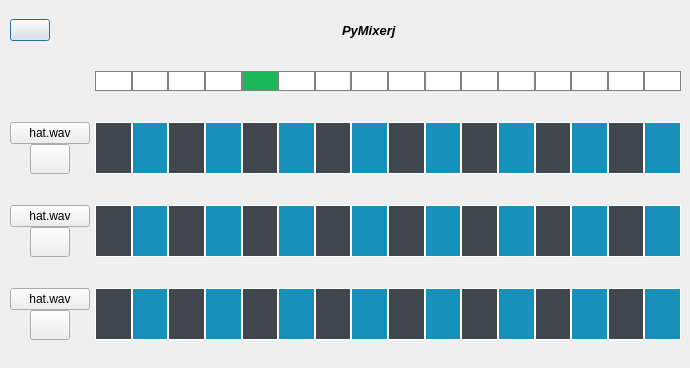
<?xml version="1.0" encoding="UTF-8"?>
<ui version="4.0">
 <class>Form</class>
 <widget class="QWidget" name="Form">
  <property name="geometry">
   <rect>
    <x>0</x>
    <y>0</y>
    <width>690</width>
    <height>368</height>
   </rect>
  </property>
  <property name="windowTitle">
   <string>Form</string>
  </property>
  <widget class="QWidget" name="">
   <property name="geometry">
    <rect>
     <x>10</x>
     <y>50</y>
     <width>671</width>
     <height>311</height>
    </rect>
   </property>
   <layout class="QGridLayout" name="gridLayout_4" rowstretch="1,4,4,4" columnstretch="1,12" rowminimumheight="1,4,4,4">
    <property name="horizontalSpacing">
     <number>5</number>
    </property>
    <property name="verticalSpacing">
     <number>10</number>
    </property>
    <item row="2" column="0">
     <layout class="QGridLayout" name="gridLayout_2">
      <item row="1" column="0">
       <spacer name="horizontalSpacer_3">
        <property name="orientation">
         <enum>Qt::Horizontal</enum>
        </property>
        <property name="sizeHint" stdset="0">
         <size>
          <width>18</width>
          <height>20</height>
         </size>
        </property>
       </spacer>
      </item>
      <item row="1" column="2">
       <spacer name="horizontalSpacer_4">
        <property name="orientation">
         <enum>Qt::Horizontal</enum>
        </property>
        <property name="sizeHint" stdset="0">
         <size>
          <width>18</width>
          <height>20</height>
         </size>
        </property>
       </spacer>
      </item>
      <item row="0" column="0" colspan="3">
       <widget class="QPushButton" name="fileSelector1">
        <property name="maximumSize">
         <size>
          <width>100</width>
          <height>16777215</height>
         </size>
        </property>
        <property name="toolTip">
         <string>&lt;html&gt;&lt;head/&gt;&lt;body&gt;&lt;p&gt;Set audio source&lt;/p&gt;&lt;/body&gt;&lt;/html&gt;</string>
        </property>
        <property name="text">
         <string>hat.wav</string>
        </property>
        <property name="icon">
         <iconset>
          <normaloff>images/add.svg</normaloff>images/add.svg</iconset>
        </property>
       </widget>
      </item>
      <item row="1" column="1">
       <widget class="QPushButton" name="soundButton1">
        <property name="enabled">
         <bool>true</bool>
        </property>
        <property name="minimumSize">
         <size>
          <width>30</width>
          <height>30</height>
         </size>
        </property>
        <property name="toolTip">
         <string>&lt;html&gt;&lt;head/&gt;&lt;body&gt;&lt;p&gt;Select file&lt;/p&gt;&lt;/body&gt;&lt;/html&gt;</string>
        </property>
        <property name="text">
         <string/>
        </property>
        <property name="icon">
         <iconset>
          <normaloff>images/unmute.svg</normaloff>
          <disabledoff>images/mute.svg</disabledoff>
          <disabledon>images/mute.svg</disabledon>images/unmute.svg</iconset>
        </property>
        <property name="iconSize">
         <size>
          <width>20</width>
          <height>20</height>
         </size>
        </property>
       </widget>
      </item>
     </layout>
    </item>
    <item row="3" column="0">
     <layout class="QGridLayout" name="gridLayout_3">
      <item row="1" column="2">
       <spacer name="horizontalSpacer_6">
        <property name="orientation">
         <enum>Qt::Horizontal</enum>
        </property>
        <property name="sizeHint" stdset="0">
         <size>
          <width>18</width>
          <height>20</height>
         </size>
        </property>
       </spacer>
      </item>
      <item row="1" column="0">
       <spacer name="horizontalSpacer_5">
        <property name="orientation">
         <enum>Qt::Horizontal</enum>
        </property>
        <property name="sizeHint" stdset="0">
         <size>
          <width>18</width>
          <height>20</height>
         </size>
        </property>
       </spacer>
      </item>
      <item row="0" column="0" colspan="3">
       <widget class="QPushButton" name="fileSelector2">
        <property name="maximumSize">
         <size>
          <width>100</width>
          <height>16777215</height>
         </size>
        </property>
        <property name="toolTip">
         <string>&lt;html&gt;&lt;head/&gt;&lt;body&gt;&lt;p&gt;Set audio source&lt;/p&gt;&lt;/body&gt;&lt;/html&gt;</string>
        </property>
        <property name="text">
         <string>hat.wav</string>
        </property>
        <property name="icon">
         <iconset>
          <normaloff>images/add.svg</normaloff>images/add.svg</iconset>
        </property>
       </widget>
      </item>
      <item row="1" column="1">
       <widget class="QPushButton" name="soundButton2">
        <property name="enabled">
         <bool>true</bool>
        </property>
        <property name="minimumSize">
         <size>
          <width>30</width>
          <height>30</height>
         </size>
        </property>
        <property name="toolTip">
         <string>&lt;html&gt;&lt;head/&gt;&lt;body&gt;&lt;p&gt;Select file&lt;/p&gt;&lt;/body&gt;&lt;/html&gt;</string>
        </property>
        <property name="text">
         <string/>
        </property>
        <property name="icon">
         <iconset>
          <normaloff>images/unmute.svg</normaloff>
          <disabledoff>images/mute.svg</disabledoff>
          <disabledon>images/mute.svg</disabledon>images/unmute.svg</iconset>
        </property>
        <property name="iconSize">
         <size>
          <width>20</width>
          <height>20</height>
         </size>
        </property>
       </widget>
      </item>
     </layout>
    </item>
    <item row="3" column="1">
     <layout class="QHBoxLayout" name="horizontalLayout_3">
      <item>
       <widget class="QLabel" name="cell_2_0">
        <property name="styleSheet">
         <string notr="true">background-color: #40464d;
border: 1px solid white;</string>
        </property>
        <property name="text">
         <string/>
        </property>
       </widget>
      </item>
      <item>
       <widget class="QLabel" name="cell_2_1">
        <property name="styleSheet">
         <string notr="true">background-color: #1790BB;
border: 1px solid white;</string>
        </property>
        <property name="text">
         <string/>
        </property>
       </widget>
      </item>
      <item>
       <widget class="QLabel" name="cell_2_2">
        <property name="styleSheet">
         <string notr="true">background-color: #40464d;
border: 1px solid white;</string>
        </property>
        <property name="text">
         <string/>
        </property>
       </widget>
      </item>
      <item>
       <widget class="QLabel" name="cell_2_3">
        <property name="styleSheet">
         <string notr="true">background-color: #1790BB;
border: 1px solid white;</string>
        </property>
        <property name="text">
         <string/>
        </property>
       </widget>
      </item>
      <item>
       <widget class="QLabel" name="cell_2_4">
        <property name="styleSheet">
         <string notr="true">background-color: #40464d;
border: 1px solid white;</string>
        </property>
        <property name="text">
         <string/>
        </property>
       </widget>
      </item>
      <item>
       <widget class="QLabel" name="cell_2_5">
        <property name="styleSheet">
         <string notr="true">background-color: #1790BB;
border: 1px solid white;</string>
        </property>
        <property name="text">
         <string/>
        </property>
       </widget>
      </item>
      <item>
       <widget class="QLabel" name="cell_2_6">
        <property name="styleSheet">
         <string notr="true">background-color: #40464d;
border: 1px solid white;</string>
        </property>
        <property name="text">
         <string/>
        </property>
       </widget>
      </item>
      <item>
       <widget class="QLabel" name="cell_2_7">
        <property name="styleSheet">
         <string notr="true">background-color: #1790BB;
border: 1px solid white;</string>
        </property>
        <property name="text">
         <string/>
        </property>
       </widget>
      </item>
      <item>
       <widget class="QLabel" name="cell_2_8">
        <property name="styleSheet">
         <string notr="true">background-color: #40464d;
border: 1px solid white;</string>
        </property>
        <property name="text">
         <string/>
        </property>
       </widget>
      </item>
      <item>
       <widget class="QLabel" name="cell_2_9">
        <property name="styleSheet">
         <string notr="true">background-color: #1790BB;
border: 1px solid white;</string>
        </property>
        <property name="text">
         <string/>
        </property>
       </widget>
      </item>
      <item>
       <widget class="QLabel" name="cell_2_10">
        <property name="styleSheet">
         <string notr="true">background-color: #40464d;
border: 1px solid white;</string>
        </property>
        <property name="text">
         <string/>
        </property>
       </widget>
      </item>
      <item>
       <widget class="QLabel" name="cell_2_11">
        <property name="styleSheet">
         <string notr="true">background-color: #1790BB;
border: 1px solid white;</string>
        </property>
        <property name="text">
         <string/>
        </property>
       </widget>
      </item>
      <item>
       <widget class="QLabel" name="cell_2_12">
        <property name="styleSheet">
         <string notr="true">background-color: #40464d;
border: 1px solid white;</string>
        </property>
        <property name="text">
         <string/>
        </property>
       </widget>
      </item>
      <item>
       <widget class="QLabel" name="cell_2_13">
        <property name="styleSheet">
         <string notr="true">background-color: #1790BB;
border: 1px solid white;</string>
        </property>
        <property name="text">
         <string/>
        </property>
       </widget>
      </item>
      <item>
       <widget class="QLabel" name="cell_2_14">
        <property name="styleSheet">
         <string notr="true">background-color: #40464d;
border: 1px solid white;</string>
        </property>
        <property name="text">
         <string/>
        </property>
       </widget>
      </item>
      <item>
       <widget class="QLabel" name="cell_2_15">
        <property name="styleSheet">
         <string notr="true">background-color: #1790BB;
border: 1px solid white;</string>
        </property>
        <property name="text">
         <string/>
        </property>
       </widget>
      </item>
     </layout>
    </item>
    <item row="2" column="1">
     <layout class="QHBoxLayout" name="horizontalLayout_2">
      <item>
       <widget class="QLabel" name="cell_1_0">
        <property name="styleSheet">
         <string notr="true">background-color: #40464d;
border: 1px solid white;</string>
        </property>
        <property name="text">
         <string/>
        </property>
       </widget>
      </item>
      <item>
       <widget class="QLabel" name="cell_1_1">
        <property name="styleSheet">
         <string notr="true">background-color: #1790BB;
border: 1px solid white;</string>
        </property>
        <property name="text">
         <string/>
        </property>
       </widget>
      </item>
      <item>
       <widget class="QLabel" name="cell_1_2">
        <property name="styleSheet">
         <string notr="true">background-color: #40464d;
border: 1px solid white;</string>
        </property>
        <property name="text">
         <string/>
        </property>
       </widget>
      </item>
      <item>
       <widget class="QLabel" name="cell_1_3">
        <property name="styleSheet">
         <string notr="true">background-color: #1790BB;
border: 1px solid white;</string>
        </property>
        <property name="text">
         <string/>
        </property>
       </widget>
      </item>
      <item>
       <widget class="QLabel" name="cell_1_4">
        <property name="styleSheet">
         <string notr="true">background-color: #40464d;
border: 1px solid white;</string>
        </property>
        <property name="text">
         <string/>
        </property>
       </widget>
      </item>
      <item>
       <widget class="QLabel" name="cell_1_5">
        <property name="styleSheet">
         <string notr="true">background-color: #1790BB;
border: 1px solid white;</string>
        </property>
        <property name="text">
         <string/>
        </property>
       </widget>
      </item>
      <item>
       <widget class="QLabel" name="cell_1_6">
        <property name="styleSheet">
         <string notr="true">background-color: #40464d;
border: 1px solid white;</string>
        </property>
        <property name="text">
         <string/>
        </property>
       </widget>
      </item>
      <item>
       <widget class="QLabel" name="cell_1_7">
        <property name="styleSheet">
         <string notr="true">background-color: #1790BB;
border: 1px solid white;</string>
        </property>
        <property name="text">
         <string/>
        </property>
       </widget>
      </item>
      <item>
       <widget class="QLabel" name="cell_1_8">
        <property name="styleSheet">
         <string notr="true">background-color: #40464d;
border: 1px solid white;</string>
        </property>
        <property name="text">
         <string/>
        </property>
       </widget>
      </item>
      <item>
       <widget class="QLabel" name="cell_1_9">
        <property name="styleSheet">
         <string notr="true">background-color: #1790BB;
border: 1px solid white;</string>
        </property>
        <property name="text">
         <string/>
        </property>
       </widget>
      </item>
      <item>
       <widget class="QLabel" name="cell_1_10">
        <property name="styleSheet">
         <string notr="true">background-color: #40464d;
border: 1px solid white;</string>
        </property>
        <property name="text">
         <string/>
        </property>
       </widget>
      </item>
      <item>
       <widget class="QLabel" name="cell_1_11">
        <property name="styleSheet">
         <string notr="true">background-color: #1790BB;
border: 1px solid white;</string>
        </property>
        <property name="text">
         <string/>
        </property>
       </widget>
      </item>
      <item>
       <widget class="QLabel" name="cell_1_12">
        <property name="styleSheet">
         <string notr="true">background-color: #40464d;
border: 1px solid white;</string>
        </property>
        <property name="text">
         <string/>
        </property>
       </widget>
      </item>
      <item>
       <widget class="QLabel" name="cell_1_13">
        <property name="styleSheet">
         <string notr="true">background-color: #1790BB;
border: 1px solid white;</string>
        </property>
        <property name="text">
         <string/>
        </property>
       </widget>
      </item>
      <item>
       <widget class="QLabel" name="cell_1_14">
        <property name="styleSheet">
         <string notr="true">background-color: #40464d;
border: 1px solid white;</string>
        </property>
        <property name="text">
         <string/>
        </property>
       </widget>
      </item>
      <item>
       <widget class="QLabel" name="cell_1_15">
        <property name="styleSheet">
         <string notr="true">background-color: #1790BB;
border: 1px solid white;</string>
        </property>
        <property name="text">
         <string/>
        </property>
       </widget>
      </item>
     </layout>
    </item>
    <item row="1" column="1">
     <layout class="QHBoxLayout" name="horizontalLayout">
      <item>
       <widget class="QLabel" name="cell_0_0">
        <property name="styleSheet">
         <string notr="true">background-color: #40464d;
border: 1px solid white;</string>
        </property>
        <property name="text">
         <string/>
        </property>
       </widget>
      </item>
      <item>
       <widget class="QLabel" name="cell_0_1">
        <property name="styleSheet">
         <string notr="true">background-color: #1790BB;
border: 1px solid white;</string>
        </property>
        <property name="frameShadow">
         <enum>QFrame::Raised</enum>
        </property>
        <property name="text">
         <string/>
        </property>
       </widget>
      </item>
      <item>
       <widget class="QLabel" name="cell_0_2">
        <property name="styleSheet">
         <string notr="true">background-color: #40464d;
border: 1px solid white;</string>
        </property>
        <property name="text">
         <string/>
        </property>
       </widget>
      </item>
      <item>
       <widget class="QLabel" name="cell_0_3">
        <property name="styleSheet">
         <string notr="true">background-color: #1790BB;
border: 1px solid white;</string>
        </property>
        <property name="text">
         <string/>
        </property>
       </widget>
      </item>
      <item>
       <widget class="QLabel" name="cell_0_4">
        <property name="styleSheet">
         <string notr="true">background-color: #40464d;
border: 1px solid white;</string>
        </property>
        <property name="text">
         <string/>
        </property>
       </widget>
      </item>
      <item>
       <widget class="QLabel" name="cell_0_5">
        <property name="styleSheet">
         <string notr="true">background-color: #1790BB;
border: 1px solid white;</string>
        </property>
        <property name="text">
         <string/>
        </property>
       </widget>
      </item>
      <item>
       <widget class="QLabel" name="cell_0_6">
        <property name="styleSheet">
         <string notr="true">background-color: #40464d;
border: 1px solid white;</string>
        </property>
        <property name="text">
         <string/>
        </property>
       </widget>
      </item>
      <item>
       <widget class="QLabel" name="cell_0_7">
        <property name="styleSheet">
         <string notr="true">background-color: #1790BB;
border: 1px solid white;</string>
        </property>
        <property name="text">
         <string/>
        </property>
       </widget>
      </item>
      <item>
       <widget class="QLabel" name="cell_0_8">
        <property name="styleSheet">
         <string notr="true">background-color: #40464d;
border: 1px solid white;</string>
        </property>
        <property name="text">
         <string/>
        </property>
       </widget>
      </item>
      <item>
       <widget class="QLabel" name="cell_0_9">
        <property name="styleSheet">
         <string notr="true">background-color: #1790BB;
border: 1px solid white;</string>
        </property>
        <property name="text">
         <string/>
        </property>
       </widget>
      </item>
      <item>
       <widget class="QLabel" name="cell_0_10">
        <property name="styleSheet">
         <string notr="true">background-color: #40464d;
border: 1px solid white;</string>
        </property>
        <property name="text">
         <string/>
        </property>
       </widget>
      </item>
      <item>
       <widget class="QLabel" name="cell_0_11">
        <property name="styleSheet">
         <string notr="true">background-color: #1790BB;
border: 1px solid white;</string>
        </property>
        <property name="text">
         <string/>
        </property>
       </widget>
      </item>
      <item>
       <widget class="QLabel" name="cell_0_12">
        <property name="styleSheet">
         <string notr="true">background-color: #40464d;
border: 1px solid white;</string>
        </property>
        <property name="text">
         <string/>
        </property>
       </widget>
      </item>
      <item>
       <widget class="QLabel" name="cell_0_13">
        <property name="styleSheet">
         <string notr="true">background-color: #1790BB;
border: 1px solid white;</string>
        </property>
        <property name="text">
         <string/>
        </property>
       </widget>
      </item>
      <item>
       <widget class="QLabel" name="cell_0_14">
        <property name="styleSheet">
         <string notr="true">background-color: #40464d;
border: 1px solid white;</string>
        </property>
        <property name="text">
         <string/>
        </property>
       </widget>
      </item>
      <item>
       <widget class="QLabel" name="cell_0_15">
        <property name="styleSheet">
         <string notr="true">background-color: #1790BB;
border: 1px solid white;</string>
        </property>
        <property name="text">
         <string/>
        </property>
       </widget>
      </item>
     </layout>
    </item>
    <item row="1" column="0">
     <layout class="QGridLayout" name="gridLayout">
      <item row="0" column="0" colspan="3">
       <widget class="QPushButton" name="fileSelector0">
        <property name="maximumSize">
         <size>
          <width>100</width>
          <height>16777215</height>
         </size>
        </property>
        <property name="toolTip">
         <string>&lt;html&gt;&lt;head/&gt;&lt;body&gt;&lt;p&gt;Set audio source&lt;/p&gt;&lt;/body&gt;&lt;/html&gt;</string>
        </property>
        <property name="text">
         <string>hat.wav</string>
        </property>
        <property name="icon">
         <iconset>
          <normaloff>images/add.svg</normaloff>images/add.svg</iconset>
        </property>
       </widget>
      </item>
      <item row="1" column="0">
       <spacer name="horizontalSpacer">
        <property name="orientation">
         <enum>Qt::Horizontal</enum>
        </property>
        <property name="sizeHint" stdset="0">
         <size>
          <width>18</width>
          <height>20</height>
         </size>
        </property>
       </spacer>
      </item>
      <item row="1" column="1">
       <widget class="QPushButton" name="soundButton0">
        <property name="enabled">
         <bool>true</bool>
        </property>
        <property name="minimumSize">
         <size>
          <width>30</width>
          <height>30</height>
         </size>
        </property>
        <property name="toolTip">
         <string>&lt;html&gt;&lt;head/&gt;&lt;body&gt;&lt;p&gt;Select file&lt;/p&gt;&lt;/body&gt;&lt;/html&gt;</string>
        </property>
        <property name="text">
         <string/>
        </property>
        <property name="icon">
         <iconset>
          <normaloff>images/unmute.svg</normaloff>
          <disabledoff>images/mute.svg</disabledoff>
          <disabledon>images/mute.svg</disabledon>
          <activeoff>images/mute.svg</activeoff>images/unmute.svg</iconset>
        </property>
        <property name="iconSize">
         <size>
          <width>20</width>
          <height>20</height>
         </size>
        </property>
       </widget>
      </item>
      <item row="1" column="2">
       <spacer name="horizontalSpacer_2">
        <property name="orientation">
         <enum>Qt::Horizontal</enum>
        </property>
        <property name="sizeHint" stdset="0">
         <size>
          <width>18</width>
          <height>20</height>
         </size>
        </property>
       </spacer>
      </item>
     </layout>
    </item>
    <item row="0" column="1">
     <layout class="QHBoxLayout" name="horizontalLayout_6">
      <item>
       <widget class="QLabel" name="status_0">
        <property name="maximumSize">
         <size>
          <width>16777215</width>
          <height>20</height>
         </size>
        </property>
        <property name="styleSheet">
         <string notr="true">background-color: white;
border: 1px solid grey;</string>
        </property>
        <property name="frameShadow">
         <enum>QFrame::Sunken</enum>
        </property>
        <property name="text">
         <string/>
        </property>
       </widget>
      </item>
      <item>
       <widget class="QLabel" name="status_1">
        <property name="maximumSize">
         <size>
          <width>16777215</width>
          <height>20</height>
         </size>
        </property>
        <property name="styleSheet">
         <string notr="true">background-color: white;
border: 1px solid grey;</string>
        </property>
        <property name="text">
         <string/>
        </property>
       </widget>
      </item>
      <item>
       <widget class="QLabel" name="status_2">
        <property name="maximumSize">
         <size>
          <width>16777215</width>
          <height>20</height>
         </size>
        </property>
        <property name="styleSheet">
         <string notr="true">background-color: white;
border: 1px solid grey;</string>
        </property>
        <property name="text">
         <string/>
        </property>
       </widget>
      </item>
      <item>
       <widget class="QLabel" name="status_3">
        <property name="maximumSize">
         <size>
          <width>16777215</width>
          <height>20</height>
         </size>
        </property>
        <property name="styleSheet">
         <string notr="true">background-color: white;
border: 1px solid grey;</string>
        </property>
        <property name="text">
         <string/>
        </property>
       </widget>
      </item>
      <item>
       <widget class="QLabel" name="status_4">
        <property name="maximumSize">
         <size>
          <width>16777215</width>
          <height>20</height>
         </size>
        </property>
        <property name="styleSheet">
         <string notr="true">background-color: rgb(27, 184, 90);
border: 1px solid grey;</string>
        </property>
        <property name="text">
         <string/>
        </property>
       </widget>
      </item>
      <item>
       <widget class="QLabel" name="status_5">
        <property name="maximumSize">
         <size>
          <width>16777215</width>
          <height>20</height>
         </size>
        </property>
        <property name="styleSheet">
         <string notr="true">background-color: white;
border: 1px solid grey;</string>
        </property>
        <property name="text">
         <string/>
        </property>
       </widget>
      </item>
      <item>
       <widget class="QLabel" name="status_6">
        <property name="maximumSize">
         <size>
          <width>16777215</width>
          <height>20</height>
         </size>
        </property>
        <property name="styleSheet">
         <string notr="true">background-color: white;
border: 1px solid grey;</string>
        </property>
        <property name="text">
         <string/>
        </property>
       </widget>
      </item>
      <item>
       <widget class="QLabel" name="status_7">
        <property name="maximumSize">
         <size>
          <width>16777215</width>
          <height>20</height>
         </size>
        </property>
        <property name="styleSheet">
         <string notr="true">background-color: white;
border: 1px solid grey;</string>
        </property>
        <property name="text">
         <string/>
        </property>
       </widget>
      </item>
      <item>
       <widget class="QLabel" name="status_8">
        <property name="maximumSize">
         <size>
          <width>16777215</width>
          <height>20</height>
         </size>
        </property>
        <property name="styleSheet">
         <string notr="true">background-color: white;
border: 1px solid grey;</string>
        </property>
        <property name="text">
         <string/>
        </property>
       </widget>
      </item>
      <item>
       <widget class="QLabel" name="status_9">
        <property name="maximumSize">
         <size>
          <width>16777215</width>
          <height>20</height>
         </size>
        </property>
        <property name="styleSheet">
         <string notr="true">background-color: white;
border: 1px solid grey;</string>
        </property>
        <property name="text">
         <string/>
        </property>
       </widget>
      </item>
      <item>
       <widget class="QLabel" name="status_10">
        <property name="maximumSize">
         <size>
          <width>16777215</width>
          <height>20</height>
         </size>
        </property>
        <property name="styleSheet">
         <string notr="true">background-color: white;
border: 1px solid grey;</string>
        </property>
        <property name="text">
         <string/>
        </property>
       </widget>
      </item>
      <item>
       <widget class="QLabel" name="status_11">
        <property name="maximumSize">
         <size>
          <width>16777215</width>
          <height>20</height>
         </size>
        </property>
        <property name="styleSheet">
         <string notr="true">background-color: white;
border: 1px solid grey;</string>
        </property>
        <property name="text">
         <string/>
        </property>
       </widget>
      </item>
      <item>
       <widget class="QLabel" name="status_12">
        <property name="maximumSize">
         <size>
          <width>16777215</width>
          <height>20</height>
         </size>
        </property>
        <property name="styleSheet">
         <string notr="true">background-color: white;
border: 1px solid grey;</string>
        </property>
        <property name="text">
         <string/>
        </property>
       </widget>
      </item>
      <item>
       <widget class="QLabel" name="status_13">
        <property name="maximumSize">
         <size>
          <width>16777215</width>
          <height>20</height>
         </size>
        </property>
        <property name="styleSheet">
         <string notr="true">background-color: white;
border: 1px solid grey;</string>
        </property>
        <property name="text">
         <string/>
        </property>
       </widget>
      </item>
      <item>
       <widget class="QLabel" name="status_14">
        <property name="maximumSize">
         <size>
          <width>16777215</width>
          <height>20</height>
         </size>
        </property>
        <property name="styleSheet">
         <string notr="true">background-color: white;
border: 1px solid grey;</string>
        </property>
        <property name="text">
         <string/>
        </property>
       </widget>
      </item>
      <item>
       <widget class="QLabel" name="status_15">
        <property name="maximumSize">
         <size>
          <width>16777215</width>
          <height>20</height>
         </size>
        </property>
        <property name="styleSheet">
         <string notr="true">background-color: white;
border: 1px solid grey;</string>
        </property>
        <property name="text">
         <string/>
        </property>
       </widget>
      </item>
     </layout>
    </item>
   </layout>
  </widget>
  <widget class="QWidget" name="">
   <property name="geometry">
    <rect>
     <x>10</x>
     <y>10</y>
     <width>671</width>
     <height>41</height>
    </rect>
   </property>
   <layout class="QHBoxLayout" name="horizontalLayout_4">
    <item>
     <widget class="QPushButton" name="playButton">
      <property name="enabled">
       <bool>true</bool>
      </property>
      <property name="minimumSize">
       <size>
        <width>20</width>
        <height>20</height>
       </size>
      </property>
      <property name="toolTip">
       <string>&lt;html&gt;&lt;head/&gt;&lt;body&gt;&lt;p&gt;Play/Pause&lt;/p&gt;&lt;/body&gt;&lt;/html&gt;</string>
      </property>
      <property name="text">
       <string/>
      </property>
      <property name="icon">
       <iconset>
        <normaloff>images/play.svg</normaloff>
        <disabledoff>images/paused.svg</disabledoff>
        <disabledon>images/play.svg</disabledon>
        <activeoff>images/paused.svg</activeoff>images/play.svg</iconset>
      </property>
      <property name="checkable">
       <bool>true</bool>
      </property>
      <property name="checked">
       <bool>false</bool>
      </property>
      <property name="autoRepeat">
       <bool>true</bool>
      </property>
      <property name="default">
       <bool>true</bool>
      </property>
     </widget>
    </item>
    <item>
     <spacer name="horizontalSpacer_7">
      <property name="orientation">
       <enum>Qt::Horizontal</enum>
      </property>
      <property name="sizeHint" stdset="0">
       <size>
        <width>40</width>
        <height>20</height>
       </size>
      </property>
     </spacer>
    </item>
    <item>
     <widget class="QLabel" name="label_55">
      <property name="text">
       <string>&lt;html&gt;&lt;head/&gt;&lt;body&gt;&lt;p&gt;&lt;span style=&quot; font-size:10pt; font-weight:600; font-style:italic;&quot;&gt;PyMixerj&lt;/span&gt;&lt;/p&gt;&lt;/body&gt;&lt;/html&gt;</string>
      </property>
     </widget>
    </item>
    <item>
     <spacer name="horizontalSpacer_8">
      <property name="orientation">
       <enum>Qt::Horizontal</enum>
      </property>
      <property name="sizeHint" stdset="0">
       <size>
        <width>40</width>
        <height>20</height>
       </size>
      </property>
     </spacer>
    </item>
   </layout>
  </widget>
  <zorder>soundButton0</zorder>
  <zorder>fileSelector0</zorder>
  <zorder>cell_0_0</zorder>
  <zorder>cell_0_1</zorder>
  <zorder>cell_0_5</zorder>
  <zorder>cell_0_4</zorder>
  <zorder>cell_0_7</zorder>
  <zorder>cell_0_6</zorder>
  <zorder>cell_0_9</zorder>
  <zorder>cell_0_8</zorder>
  <zorder>cell_0_11</zorder>
  <zorder>cell_0_10</zorder>
  <zorder>cell_0_13</zorder>
  <zorder>cell_0_12</zorder>
  <zorder>cell_0_15</zorder>
  <zorder>cell_0_14</zorder>
  <zorder>label_15</zorder>
  <zorder>cell_0_16</zorder>
  <zorder>horizontalSpacer</zorder>
  <zorder>horizontalSpacer_2</zorder>
  <zorder>layoutWidget</zorder>
  <zorder>layoutWidget_2</zorder>
  <zorder>layoutWidget_3</zorder>
  <zorder>layoutWidget_4</zorder>
  <zorder>playButton</zorder>
  <zorder>label_55</zorder>
  <zorder>horizontalSpacer_7</zorder>
  <zorder>horizontalSpacer_8</zorder>
  <zorder>label_56</zorder>
  <zorder>label_74</zorder>
  <zorder>label_75</zorder>
  <zorder>label_76</zorder>
  <zorder>label_77</zorder>
  <zorder>label_78</zorder>
  <zorder>label_79</zorder>
  <zorder>label_80</zorder>
  <zorder>label_81</zorder>
  <zorder>label_82</zorder>
  <zorder>label_83</zorder>
  <zorder>label_84</zorder>
  <zorder>status_1</zorder>
  <zorder>status_0</zorder>
  <zorder>label_87</zorder>
  <zorder>label_88</zorder>
  <zorder>label_89</zorder>
  <zorder>label_90</zorder>
  <zorder>label_91</zorder>
  <zorder>label_92</zorder>
  <zorder>label_93</zorder>
 </widget>
 <resources/>
 <connections/>
</ui>
